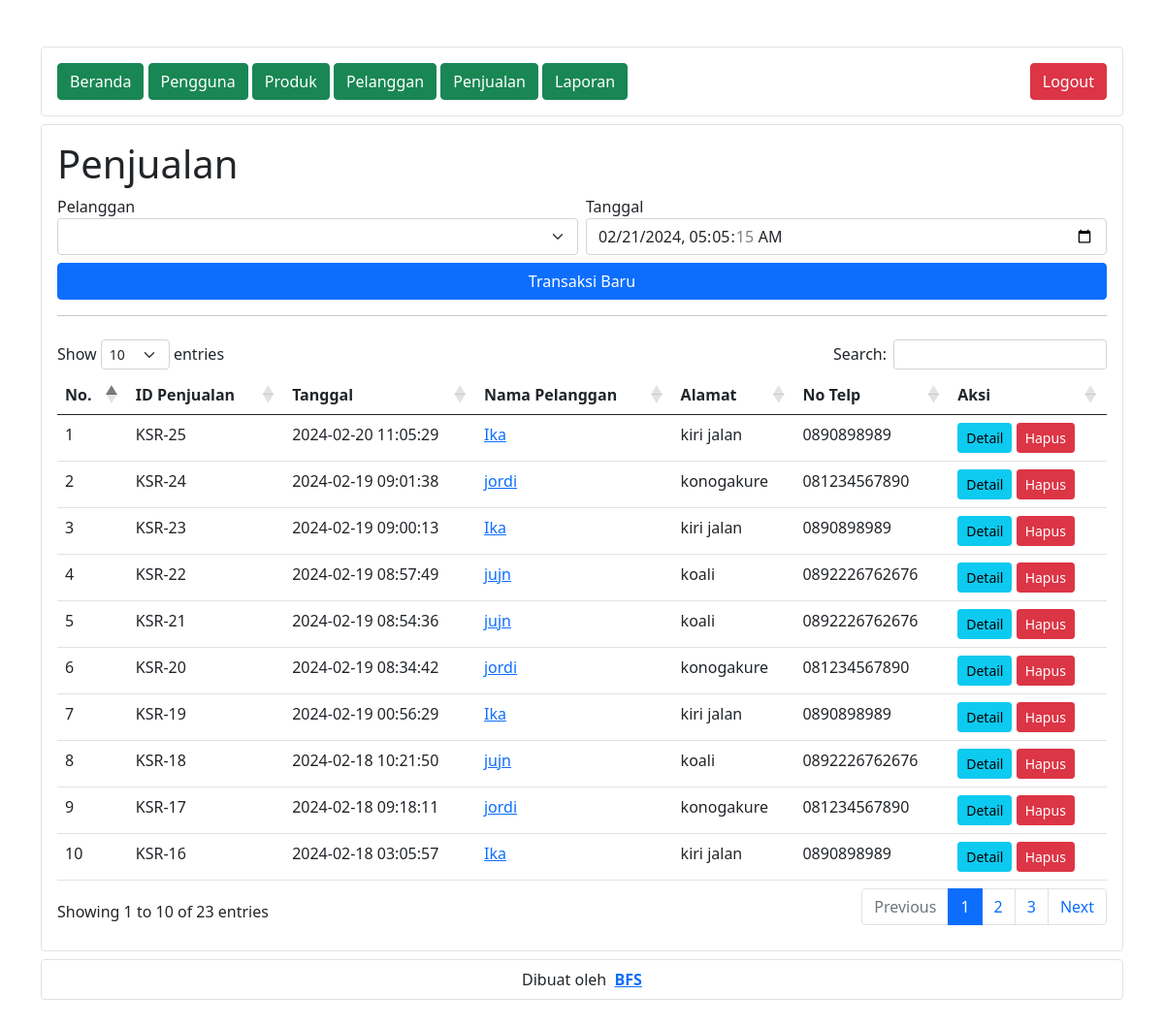
The app's page /pages/penjualan/index.php (signed in) with its own data.
### tables this page shows
CREATE TABLE `penjualan` (
  `id` int(10) UNSIGNED NOT NULL,
  `tanggal` datetime NOT NULL,
  `total_harga` int(11) NOT NULL,
  `id_pelanggan` int(10) UNSIGNED NOT NULL,
  `bayar` int(11) DEFAULT NULL,
  `kembalian` int(11) NOT NULL
);

CREATE TABLE `pelanggan` (
  `id` int(10) UNSIGNED NOT NULL,
  `nama` varchar(50) NOT NULL,
  `alamat` text NOT NULL,
  `no_telp` varchar(50) NOT NULL
);

### function/config.php (called while the page is built, shortened)
<?php
class Database
{
    public function query($sql, $data, $fetch = false)
    {
        require('connection.php');
        $q = $db->prepare($sql);
        $q->execute($data);
        return $fetch ? $q->fetch(2) : $q;
    }
}

### pages/penjualan/class.php (called while the page is built, shortened)
<?php
require('../../function/config.php');
class Penjualan
{
    private $db;
    public function __construct()
    {
        $this->db = new Database();
    }
    public function data()
    {
        $sql = "SELECT penjualan.*, pelanggan.nama as nama_pelanggan, pelanggan.alamat as alamat_pelanggan, pelanggan.no_telp as no_telp_pelanggan FROM penjualan JOIN pelanggan ON pelanggan.id = penjualan.id_pelanggan ORDER BY (tanggal) DESC;";
        $result = $this->db->query($sql, []);
        $rows = [];
        while ($row = $result->fetch(2)) {
            $rows[] = $row;
        }
        return $rows;
    }
    public function dataPelanggan()
    {
        $sql = "SELECT * FROM pelanggan";
        $result = $this->db->query($sql, []);
        $rows = [];
        while ($row = $result->fetch(2)) {
            $rows[] = $row;
        }
        return $rows;
    }
}

### function/route.php (called while the page is built, shortened)
<?php
class Route
{
    private $BASE_URL;
    public function __construct()
    {
        $configContents = file_get_contents(__DIR__ . '/../config.json');
        $configData = json_decode($configContents, true);
        if ($configData !== null && isset($configData['BASE_URL'])) {
            $this->BASE_URL = $configData['BASE_URL'];
        } else {
            throw new Exception("Error reading baseURL from config.json");
        }
    }
    public function getBaseURL()
    {
        return $this->BASE_URL;
    }
}

### pages/penjualan/index.php (the view, shortened to what this page needs)
<?php
require('../layout/header.php');
require('class.php');
$penjualan = new Penjualan();
?>
<div id="content">
    <h1>Penjualan</h1>
    <form action="" method="post" class="row g-2">
        <div class="form-group col-lg-6">
            <label for="pelanggan">Pelanggan</label>
            <select name="pelanggan" id="pelanggan" class="form-select">
                <option value=""></option>
                <?php foreach ($penjualan->dataPelanggan() as $value) : ?>
                    <option value="<?= $value['id'] ?>"><?= $value['nama'] ?></option>
                <?php endforeach; ?>
            </select>
        </div>
        <div class="form-group col-lg-6">
            <label for="tanggal">Tanggal</label>
            <input type="datetime-local" name="tanggal" id="tanggal" value="<?= date('Y-m-d H:i:s') ?>" class="form-control">
        </div>
        <div class="form-group col-lg-12">
            <button type="submit" name="simpan" class="btn w-100 btn-primary">Transaksi Baru</button>
        </div>
    </form>
    <hr>
    <div class="py-2">
        <div class="table-responsive">
            <table class="table" id="table">
                <thead>
                    <tr>
                        <th>No.</th>
                        <th>ID Penjualan</th>
                        <th>Tanggal</th>
                        <th>Nama Pelanggan</th>
                        <th>Alamat</th>
                        <th>No Telp</th>
                        <th>Aksi</th>
                    </tr>
                </thead>
                <tbody>
                    <?php if (count($penjualan->data()) < 1) : ?>
                        <tr>
                            <td colspan="7" class="text-center">Data tidak tersedia!</td>
                        </tr>
                    <?php endif; ?>
                    <?php foreach ($penjualan->data() as $index => $value) : ?>
                        <tr id="<?= $value['id'] ?>">
                            <td><?= ($index + 1) ?></td>
                            <td>KSR-<?= $value['id'] ?></td>
                            <td><?= $value['tanggal'] ?></td>
                            <td><a href="<?= $route->getBaseURL() ?>/pages/pelanggan/?id=<?= $value['id_pelanggan'] ?>"><?= $value['nama_pelanggan'] ?></a></td>
                            <td><?= $value['alamat_pelanggan'] ?></td>
                            <td><?= $value['no_telp_pelanggan'] ?></td>
                            <td>
                                <div class="d-flex gap-1">
                                    <form action="" method="post">
                                        <a href="detail.php?id=<?= $value['id'] ?>" class="btn btn-sm btn-info">Detail</a>
                                        <button type="submit" name="hapus" value="<?= $value['id'] ?>" class="btn btn-sm btn-danger">Hapus</button>
                                    </form>
                                </div>
                            </td>
                        </tr>
                    <?php endforeach; ?>
                </tbody>
            </table>
        </div>
    </div>
</div>
<?php
require('../layout/footer.php');
?>

### records on screen
penjualan: id "25", tanggal "2024-02-20 11:05:29", id_pelanggan.nama "Ika", id_pelanggan.alamat "kiri jalan", id_pelanggan.no_telp "0890898989"
penjualan: id "24", tanggal "2024-02-19 09:01:38", id_pelanggan.nama "jordi", id_pelanggan.alamat "konogakure", id_pelanggan.no_telp "081234567890"
penjualan: id "23", tanggal "2024-02-19 09:00:13", id_pelanggan.nama "Ika", id_pelanggan.alamat "kiri jalan", id_pelanggan.no_telp "0890898989"
penjualan: id "22", tanggal "2024-02-19 08:57:49", id_pelanggan.nama "jujn", id_pelanggan.alamat "koali", id_pelanggan.no_telp "0892226762676"
penjualan: id "21", tanggal "2024-02-19 08:54:36", id_pelanggan.nama "jujn", id_pelanggan.alamat "koali", id_pelanggan.no_telp "0892226762676"
penjualan: id "20", tanggal "2024-02-19 08:34:42", id_pelanggan.nama "jordi", id_pelanggan.alamat "konogakure", id_pelanggan.no_telp "081234567890"
penjualan: id "19", tanggal "2024-02-19 00:56:29", id_pelanggan.nama "Ika", id_pelanggan.alamat "kiri jalan", id_pelanggan.no_telp "0890898989"
penjualan: id "18", tanggal "2024-02-18 10:21:50", id_pelanggan.nama "jujn", id_pelanggan.alamat "koali", id_pelanggan.no_telp "0892226762676"
penjualan: id "17", tanggal "2024-02-18 09:18:11", id_pelanggan.nama "jordi", id_pelanggan.alamat "konogakure", id_pelanggan.no_telp "081234567890"
penjualan: id "16", tanggal "2024-02-18 03:05:57", id_pelanggan.nama "Ika", id_pelanggan.alamat "kiri jalan", id_pelanggan.no_telp "0890898989"
